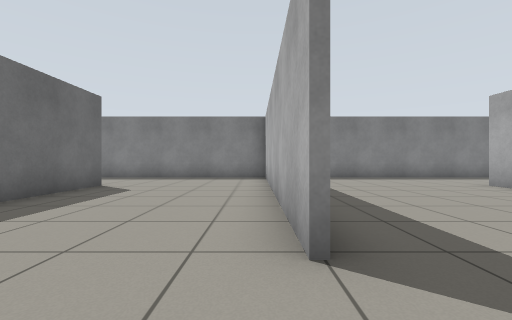
view 1 (above)

17 first-person views from a walk through a world built for the Gazebo simulator. The camera is 0.72 m above the floor, looks level and sees 90° across. The floor is counted in squares, 1 m on a side. Each view is taken from the middle of a square. On the plan, view 1 faces up. The plan holds only what a view shows up to about 9 squares ahead; the rest is blank.

view 2
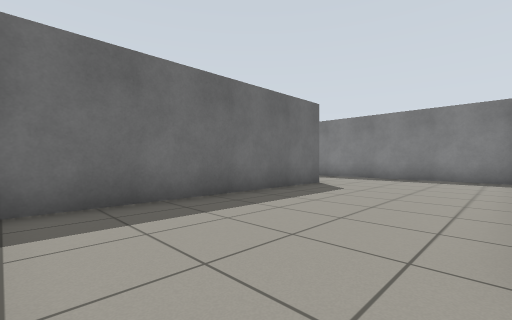

view 3
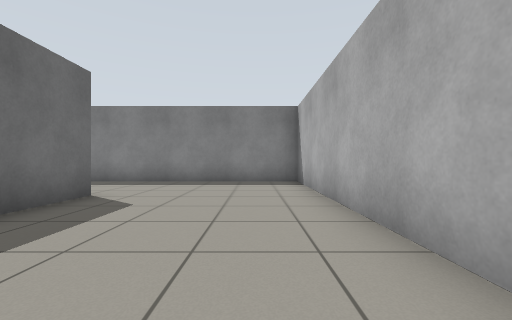

view 4
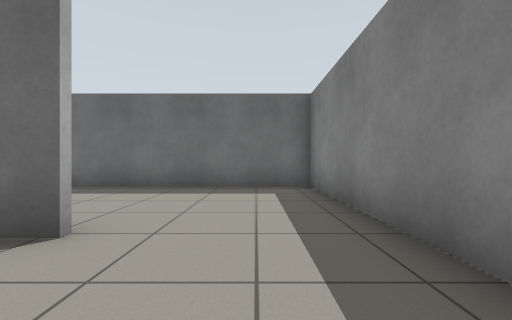

view 5
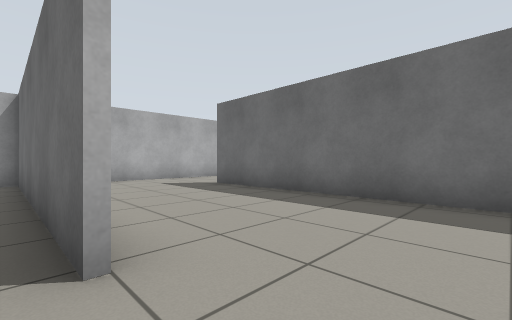

view 6
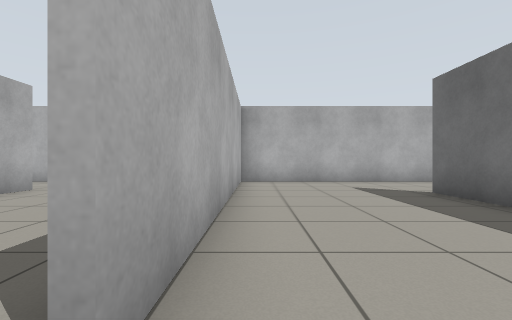

view 7
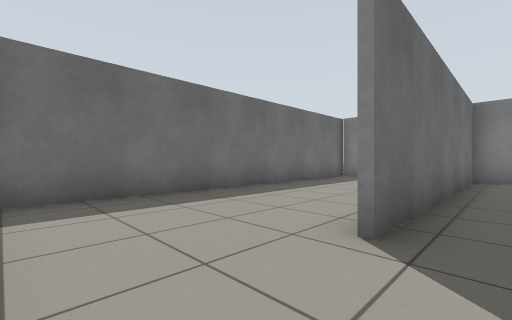

view 8
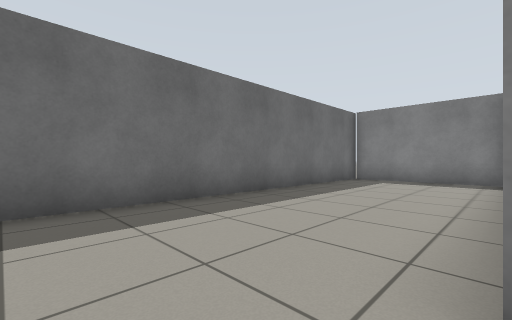

view 9
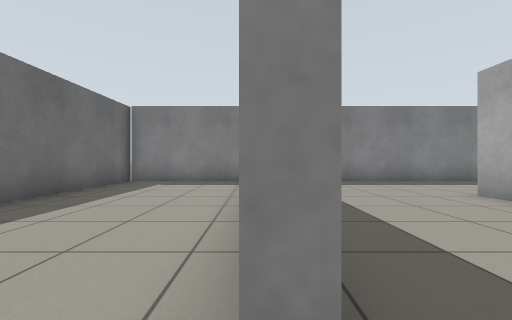

view 10
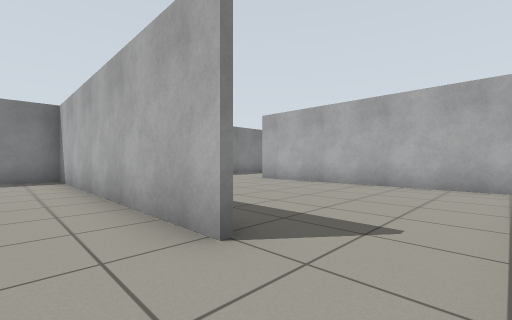

view 11
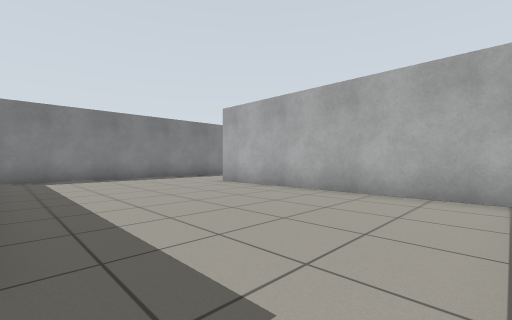

view 12
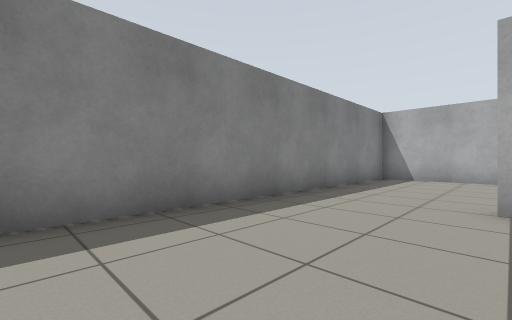

view 13
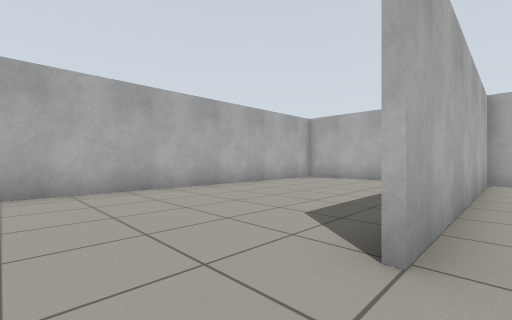

view 14
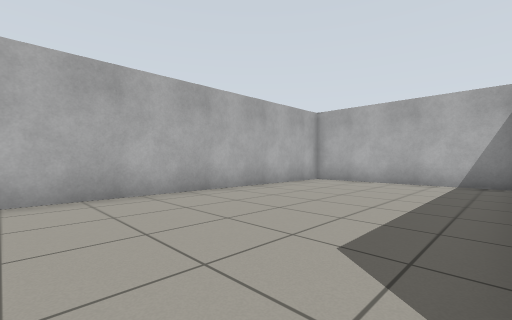

view 15
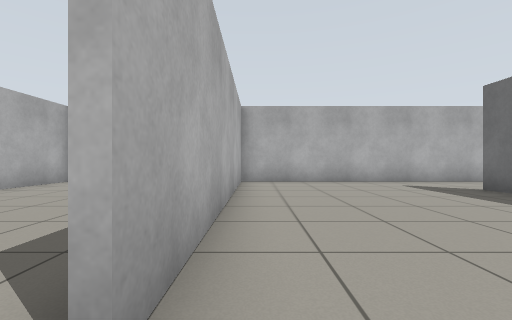

view 16
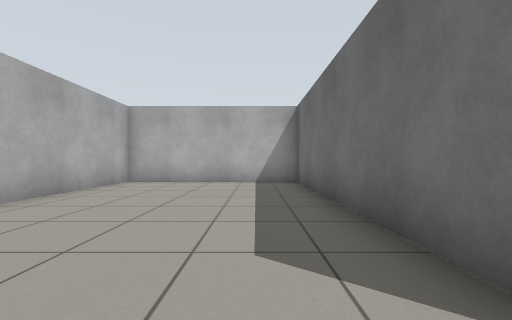

view 17
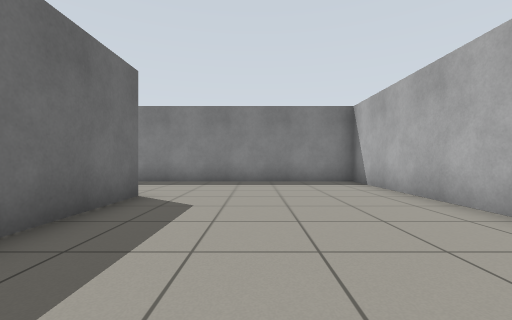

### Floor plan
Ten units are one square. View 1 is at (0, 0); x grows to the right and y downward. Boxes are objects, and circles mark ways between rooms. Rooms are numbered by the first view taken in them; rooms with no view inside come last. Other rooms are left out.
<svg viewBox="-137 -110 264 120">
<path fill="none" stroke="#000" d="M-43 -73 -43 5M-45 1 -45 -73M-91 -105 -132 -105 -132 0M-15 5 15 5M4 -17 4 -105M-109 5 -45 5M10 -105 -89 -105 -89 -24M66 -73 66 5 122 5 122 -105 10 -105M5 -26 5 -17M15 5 65 5 65 -73"/>
<circle cx="10" cy="-5" r="3" fill="#2a7"/>
<text x="-60" y="-50">1</text>
<text x="60" y="-50">2</text>
</svg>
Room 1 opens to room 2.

Where each view was taken, in squares from view 1:
view 1: 0 up, 0 right, facing up
view 2: 0 up, 0 right, facing up-left
view 3: 2 up, 1 left, facing up
view 4: 9 up, 2 left, facing left
view 5: 9 up, 4 left, facing down-left
view 6: 8 up, 5 left, facing down
view 7: 0 up, 8 left, facing up-left
view 8: 1 up, 9 left, facing up-left
view 9: 2 up, 9 left, facing up
view 10: 0 up, 1 left, facing up-right
view 11: 0 up, 1 right, facing up-right
view 12: 7 up, 2 right, facing up-right
view 13: 9 up, 6 right, facing down-right
view 14: 8 up, 7 right, facing down-right
view 15: 8 up, 6 right, facing down
view 16: 8 up, 8 right, facing down
view 17: 2 up, 9 right, facing up
